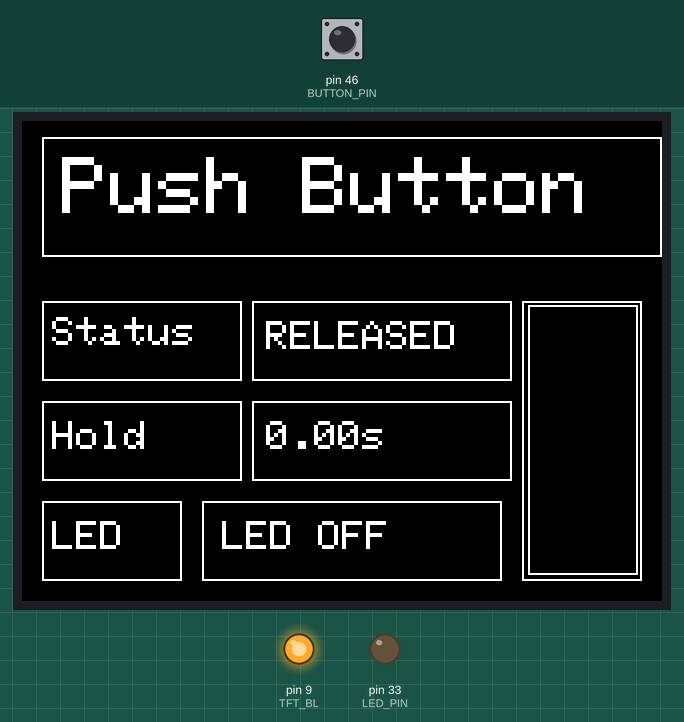
Simulated run of this sketch. Board: Arduino Mega 2560, built with avr-gcc and run on an emulated ATmega2560. Parts: 320×240 colour display, output pins drawn as LEDs (lit = HIGH). Dashed ring = blinking. The inputs (shaded band) are chosen by the test bench; at power-on: pin 46 (BUTTON_PIN) LOW.

Above: at 1.4 s.
1.5 s: pin 46 (BUTTON_PIN) pulled HIGH for 1 s
At 3.1 s:
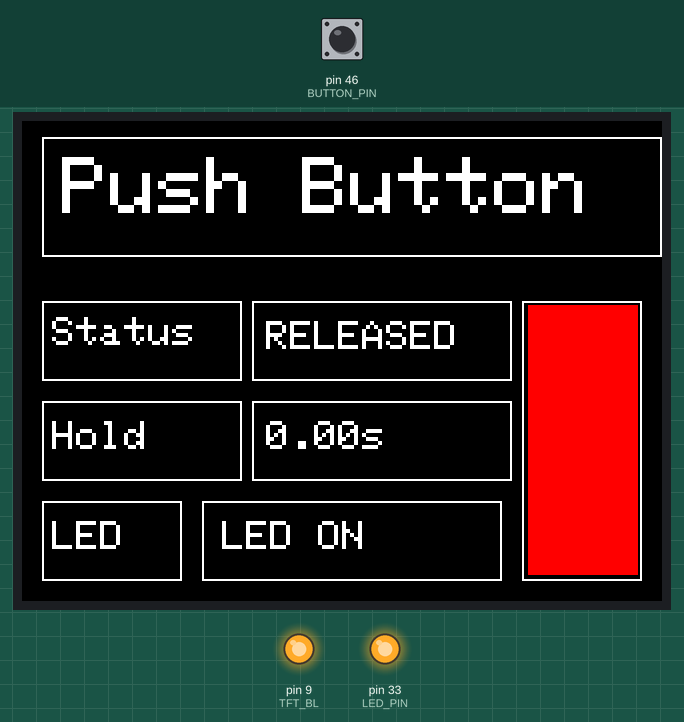
4.0 s: pin 46 (BUTTON_PIN) pulled HIGH for 0.15 s
At 4.1 s:
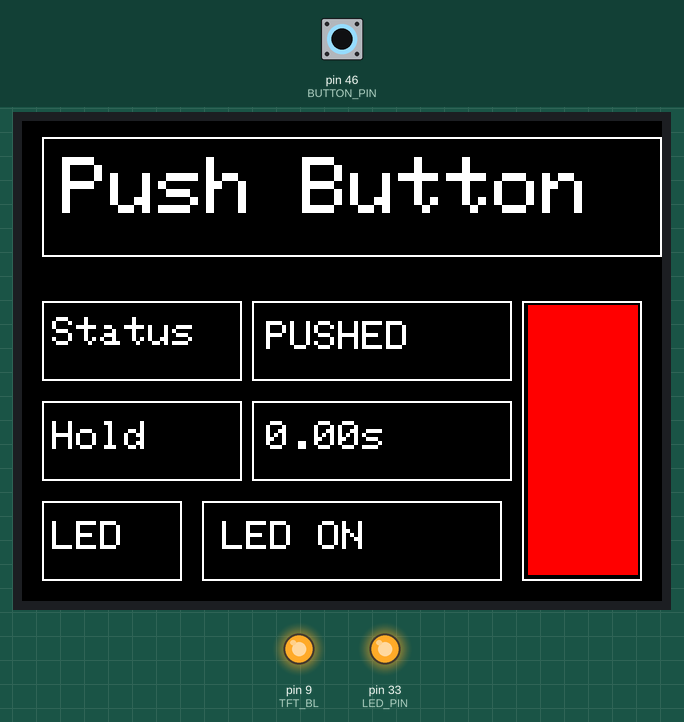
5.6 s: pin 46 (BUTTON_PIN) pulled HIGH for 3.2 s
At 9.7 s:
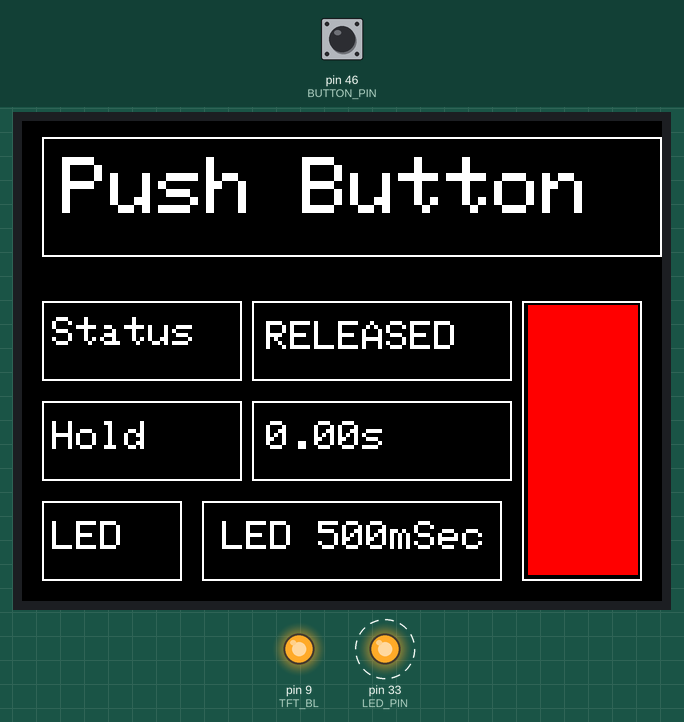
11.8 s: pin 46 (BUTTON_PIN) pulled HIGH for 0.15 s
At 11.89 s:
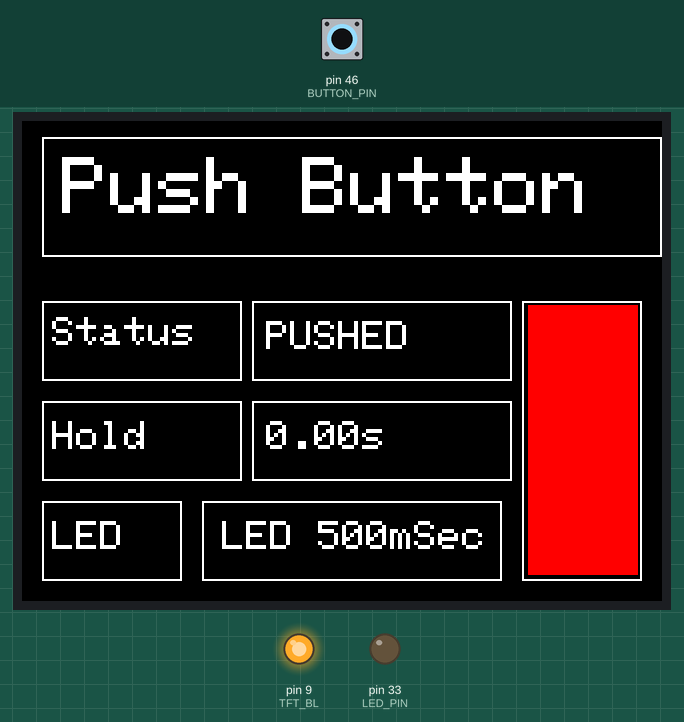
Timing chart, 0 to 14.4 s (numbered marks = the images above; inputs shaded):
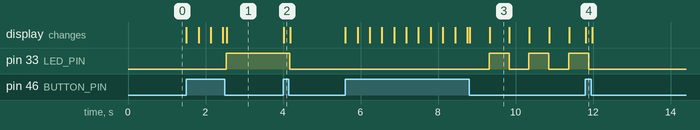

Measured:
- after the input at 1.5 s, pin 33 (LED_PIN): LOW → HIGH after 1.0 s; the display: first changes at once (image 1 shows a later state)
- after the input at 4.0 s, pin 33 (LED_PIN): HIGH → LOW after 0.17 s; the display: changes at once (image 2)
- after the input at 5.6 s, pin 33 (LED_PIN): alternates HIGH for 0.52 s and LOW for 0.51 s, starting after 3.7 s; the display: first changes at once (image 3 shows a later state)
- after the input at 11.8 s, pin 33 (LED_PIN): goes on until 11.9 s, then stays LOW; the display: changes at once (image 4)
- what the display in image 3 shows lasts 0.5 s, from 9.3 s to 9.8 s

The sketch:

pushbutton_TFT.ino
```cpp
#include <Adafruit_GFX.h>
#include <Adafruit_ST7789.h>
#include <SPI.h>

#define TFT_CS    53
#define TFT_RST   8
#define TFT_DC    7
#define TFT_BL    9
#define BUTTON_PIN 46
#define LED_PIN    33

Adafruit_ST7789 tft = Adafruit_ST7789(TFT_CS, TFT_DC, TFT_RST);

enum LedMode { OFF, ON, BLINK_100, BLINK_500, BLINK_1000 };
LedMode currentMode = OFF;

bool buttonPressed = false;
unsigned long pressStartTime = 0;
float holdTime = 0;
String statusText = "RELEASED";

bool ledState = false;
bool tftState = false;

unsigned long ledTimer = 0;
unsigned long tftTimer = 0;
unsigned int blinkInterval = 0;

bool lastTFTDrawState = false;
LedMode lastTFTMode = OFF;

void setup() {
  pinMode(BUTTON_PIN, INPUT);
  pinMode(LED_PIN, OUTPUT);
  pinMode(TFT_BL, OUTPUT);
  digitalWrite(TFT_BL, HIGH);

  tft.init(240, 320);
  tft.setRotation(1);
  tft.fillScreen(ST77XX_BLACK);

  drawLayout();
  drawStatus(statusText);
  drawHoldTime(0);
  drawLEDLabel("LED OFF");
  drawAnimation(false);
}

void loop() {
  handleButton();
  handleLED();
  handleTFT();
  delay(20);
}

void handleButton() {
  bool currentState = digitalRead(BUTTON_PIN);

  if (currentState == HIGH && !buttonPressed) {
    buttonPressed = true;
    pressStartTime = millis();
    statusText = "PUSHED";
    drawStatus(statusText);
  }

  if (buttonPressed && currentState == HIGH) {
    holdTime = (millis() - pressStartTime) / 1000.0;
    drawHoldTime(holdTime);
  }

  if (buttonPressed && currentState == LOW) {
    buttonPressed = false;
    holdTime = (millis() - pressStartTime) / 1000.0;
    handlePressAction(holdTime);
    statusText = "RELEASED";
    drawStatus(statusText);
    drawHoldTime(0);
  }
}

void handlePressAction(float duration) {
  if (duration >= 4.0) {
    currentMode = BLINK_1000;
    blinkInterval = 1000;
    drawLEDLabel("LED ON/1Sec");
  } else if (duration >= 3.0) {
    currentMode = BLINK_500;
    blinkInterval = 500;
    drawLEDLabel("LED 500mSec");
  } else if (duration >= 2.0) {
    currentMode = BLINK_100;
    blinkInterval = 100;
    drawLEDLabel("LED 100mSec");
  } else if (duration >= 1.0) {
    currentMode = ON;
    blinkInterval = 0;
    drawLEDLabel("LED ON");
  } else {
    currentMode = OFF;
    blinkInterval = 0;
    drawLEDLabel("LED OFF");
  }

  ledTimer = millis();
  tftTimer = millis();
  ledState = false;
  tftState = false;
  lastTFTMode = LedMode(-1);
}

void handleLED() {
  if (blinkInterval == 0) {
    digitalWrite(LED_PIN, currentMode == ON ? HIGH : LOW);
  } else {
    if (millis() - ledTimer >= blinkInterval) {
      ledState = !ledState;
      digitalWrite(LED_PIN, ledState ? HIGH : LOW);
      ledTimer = millis();
    }
  }
}

void handleTFT() {
  if (blinkInterval == 0) {
    if (currentMode != lastTFTMode || lastTFTDrawState != (currentMode == ON)) {
      drawAnimation(currentMode == ON);
      lastTFTDrawState = (currentMode == ON);
      lastTFTMode = currentMode;
    }
  } else {
    if (millis() - tftTimer >= blinkInterval) {
      tftState = !tftState;
      drawAnimation(tftState);
      lastTFTDrawState = tftState;
      tftTimer = millis();
    }
  }
}

void drawAnimation(bool isOn) {
  tft.fillRect(251, 91, 58, 138, ST77XX_BLACK);

  if (isOn) {
    tft.fillRect(253, 92, 55, 135, ST77XX_RED);
  } else {
    tft.drawRect(253, 92, 55, 135, ST77XX_WHITE);
  }
}

void drawLayout() {
  tft.setTextSize(4);
  tft.setTextColor(ST77XX_WHITE);
  tft.drawRect(10, 8, 310, 60, ST77XX_WHITE);
  tft.setCursor(20, 18);
  tft.print("Push Button");

  tft.setTextSize(2);
  tft.drawRect(10, 90, 100, 40, ST77XX_WHITE);
  tft.setCursor(15, 98);
  tft.print("Status");
  tft.drawRect(115, 90, 130, 40, ST77XX_WHITE);

  tft.drawRect(10, 140, 100, 40, ST77XX_WHITE);
  tft.setCursor(15, 150);
  tft.print("Hold");
  tft.drawRect(115, 140, 130, 40, ST77XX_WHITE);

  tft.drawRect(10, 190, 70, 40, ST77XX_WHITE);
  tft.setCursor(15, 200);
  tft.print("LED");
  tft.drawRect(90, 190, 150, 40, ST77XX_WHITE);

  tft.drawRect(250, 90, 60, 140, ST77XX_WHITE);
}

void drawStatus(String status) {
  tft.fillRect(120, 100, 120, 26, ST77XX_BLACK);
  tft.setCursor(122, 100);
  tft.print(status);
}

void drawHoldTime(float seconds) {
  tft.fillRect(120, 150, 120, 26, ST77XX_BLACK);
  tft.setCursor(122, 150);
  tft.print(seconds, 2);
  tft.print("s");
}

void drawLEDLabel(String label) {
  tft.fillRect(120, 200, 110, 26, ST77XX_BLACK);
  tft.setCursor(100, 200);
  tft.print(label);
}
```
